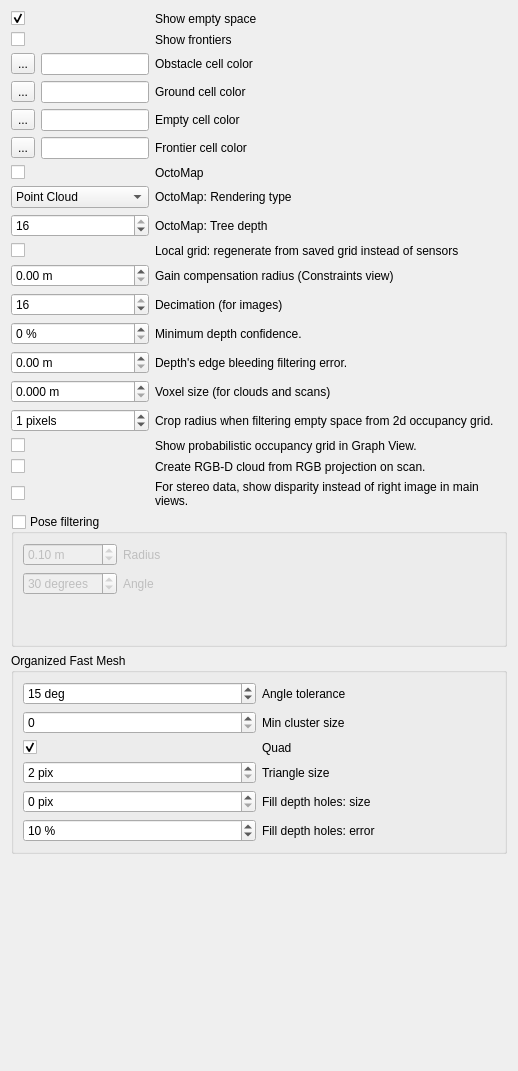
       <widget class="QWidget" name="page_4">
        <property name="geometry">
         <rect>
          <x>0</x>
          <y>0</y>
          <width>518</width>
          <height>1071</height>
         </rect>
        </property>
        <attribute name="label">
         <string>Grid/cloud generation</string>
        </attribute>
        <layout class="QVBoxLayout" name="verticalLayout_16">
         <item>
          <layout class="QGridLayout" name="gridLayout_9" columnstretch="0,1">
           <item row="3" column="1">
            <widget class="QLabel" name="label_octomap_empty_3">
             <property name="text">
              <string>Ground cell color</string>
             </property>
             <property name="wordWrap">
              <bool>true</bool>
             </property>
            </widget>
           </item>
           <item row="14" column="1">
            <widget class="QLabel" name="label_61">
             <property name="text">
              <string>Minimum depth confidence.</string>
             </property>
             <property name="wordWrap">
              <bool>true</bool>
             </property>
            </widget>
           </item>
           <item row="18" column="1">
            <widget class="QLabel" name="label_59">
             <property name="text">
              <string>Show probabilistic occupancy grid in Graph View.</string>
             </property>
             <property name="wordWrap">
              <bool>true</bool>
             </property>
            </widget>
           </item>
           <item row="11" column="0">
            <widget class="QCheckBox" name="checkBox_grid_regenerateFromSavedGrid">
             <property name="text">
              <string/>
             </property>
             <property name="checked">
              <bool>false</bool>
             </property>
            </widget>
           </item>
           <item row="0" column="0">
            <widget class="QCheckBox" name="checkBox_grid_empty">
             <property name="text">
              <string/>
             </property>
             <property name="checked">
              <bool>true</bool>
             </property>
            </widget>
           </item>
           <item row="17" column="0">
            <widget class="QSpinBox" name="spinBox_cropRadius">
             <property name="suffix">
              <string> pixels</string>
             </property>
             <property name="value">
              <number>1</number>
             </property>
            </widget>
           </item>
           <item row="20" column="1">
            <widget class="QLabel" name="label_logger_level_2">
             <property name="text">
              <string>For stereo data, show disparity instead of right image in main views.</string>
             </property>
             <property name="wordWrap">
              <bool>true</bool>
             </property>
            </widget>
           </item>
           <item row="13" column="0">
            <widget class="QSpinBox" name="spinBox_decimation">
             <property name="prefix">
              <string/>
             </property>
             <property name="minimum">
              <number>1</number>
             </property>
             <property name="maximum">
              <number>16</number>
             </property>
             <property name="value">
              <number>16</number>
             </property>
            </widget>
           </item>
           <item row="5" column="0">
            <layout class="QHBoxLayout" name="horizontalLayout_17">
             <item>
              <widget class="QToolButton" name="toolButton_frontierColor">
               <property name="text">
                <string>...</string>
               </property>
              </widget>
             </item>
             <item>
              <widget class="QLineEdit" name="lineEdit_frontierColor">
               <property name="readOnly">
                <bool>true</bool>
               </property>
              </widget>
             </item>
            </layout>
           </item>
           <item row="17" column="1">
            <widget class="QLabel" name="label_57">
             <property name="text">
              <string>Crop radius when filtering empty space from 2d occupancy grid.</string>
             </property>
             <property name="wordWrap">
              <bool>true</bool>
             </property>
            </widget>
           </item>
           <item row="18" column="0">
            <widget class="QCheckBox" name="checkBox_grid_showProbMap">
             <property name="text">
              <string/>
             </property>
             <property name="checked">
              <bool>false</bool>
             </property>
            </widget>
           </item>
           <item row="19" column="1">
            <widget class="QLabel" name="label_60">
             <property name="text">
              <string>Create RGB-D cloud from RGB projection on scan.</string>
             </property>
             <property name="wordWrap">
              <bool>true</bool>
             </property>
            </widget>
           </item>
           <item row="11" column="1">
            <widget class="QLabel" name="label_55">
             <property name="text">
              <string>Local grid: regenerate from saved grid instead of sensors</string>
             </property>
             <property name="wordWrap">
              <bool>true</bool>
             </property>
            </widget>
           </item>
           <item row="10" column="1">
            <widget class="QLabel" name="label_octomap_depth">
             <property name="text">
              <string>OctoMap: Tree depth</string>
             </property>
             <property name="wordWrap">
              <bool>true</bool>
             </property>
            </widget>
           </item>
           <item row="9" column="1">
            <widget class="QLabel" name="label_octomap_cubes">
             <property name="text">
              <string>OctoMap: Rendering type</string>
             </property>
             <property name="wordWrap">
              <bool>true</bool>
             </property>
            </widget>
           </item>
           <item row="2" column="1">
            <widget class="QLabel" name="label_octomap_empty_2">
             <property name="text">
              <string>Obstacle cell color</string>
             </property>
             <property name="wordWrap">
              <bool>true</bool>
             </property>
            </widget>
           </item>
           <item row="12" column="1">
            <widget class="QLabel" name="label_51">
             <property name="text">
              <string>Gain compensation radius (Constraints view)</string>
             </property>
             <property name="wordWrap">
              <bool>true</bool>
             </property>
            </widget>
           </item>
           <item row="1" column="0">
            <widget class="QCheckBox" name="checkBox_grid_frontiers">
             <property name="text">
              <string/>
             </property>
             <property name="checked">
              <bool>false</bool>
             </property>
            </widget>
           </item>
           <item row="19" column="0">
            <widget class="QCheckBox" name="checkBox_cameraProjection">
             <property name="text">
              <string/>
             </property>
             <property name="checked">
              <bool>false</bool>
             </property>
            </widget>
           </item>
           <item row="0" column="1">
            <widget class="QLabel" name="label_octomap_empty">
             <property name="text">
              <string>Show empty space</string>
             </property>
             <property name="wordWrap">
              <bool>true</bool>
             </property>
            </widget>
           </item>
           <item row="1" column="1">
            <widget class="QLabel" name="label_octomap_frontiers">
             <property name="text">
              <string>Show frontiers</string>
             </property>
             <property name="wordWrap">
              <bool>true</bool>
             </property>
            </widget>
           </item>
           <item row="6" column="1">
            <widget class="QLabel" name="label_53">
             <property name="text">
              <string>OctoMap</string>
             </property>
            </widget>
           </item>
           <item row="16" column="1">
            <widget class="QLabel" name="label_54">
             <property name="text">
              <string>Voxel size (for clouds and scans)</string>
             </property>
             <property name="wordWrap">
              <bool>true</bool>
             </property>
            </widget>
           </item>
           <item row="9" column="0">
            <widget class="QComboBox" name="comboBox_octomap_rendering_type">
             <item>
              <property name="text">
               <string>Point Cloud</string>
              </property>
             </item>
             <item>
              <property name="text">
               <string>Cube</string>
              </property>
             </item>
             <item>
              <property name="text">
               <string>Volume</string>
              </property>
             </item>
            </widget>
           </item>
           <item row="10" column="0">
            <widget class="QSpinBox" name="spinBox_grid_depth">
             <property name="prefix">
              <string/>
             </property>
             <property name="minimum">
              <number>0</number>
             </property>
             <property name="maximum">
              <number>16</number>
             </property>
             <property name="value">
              <number>16</number>
             </property>
            </widget>
           </item>
           <item row="12" column="0">
            <widget class="QDoubleSpinBox" name="doubleSpinBox_gainCompensationRadius">
             <property name="suffix">
              <string> m</string>
             </property>
             <property name="decimals">
              <number>2</number>
             </property>
             <property name="minimum">
              <double>0.000000000000000</double>
             </property>
             <property name="maximum">
              <double>10.000000000000000</double>
             </property>
             <property name="singleStep">
              <double>0.010000000000000</double>
             </property>
             <property name="value">
              <double>0.000000000000000</double>
             </property>
            </widget>
           </item>
           <item row="5" column="1">
            <widget class="QLabel" name="label_octomap_frontiers_3">
             <property name="text">
              <string>Frontier cell color</string>
             </property>
             <property name="wordWrap">
              <bool>true</bool>
             </property>
            </widget>
           </item>
           <item row="4" column="1">
            <widget class="QLabel" name="label_octomap_empty_4">
             <property name="text">
              <string>Empty cell color</string>
             </property>
             <property name="wordWrap">
              <bool>true</bool>
             </property>
            </widget>
           </item>
           <item row="13" column="1">
            <widget class="QLabel" name="label_56">
             <property name="text">
              <string>Decimation (for images)</string>
             </property>
             <property name="wordWrap">
              <bool>true</bool>
             </property>
            </widget>
           </item>
           <item row="6" column="0">
            <widget class="QCheckBox" name="checkBox_octomap">
             <property name="text">
              <string/>
             </property>
            </widget>
           </item>
           <item row="3" column="0">
            <layout class="QHBoxLayout" name="horizontalLayout_9">
             <item>
              <widget class="QToolButton" name="toolButton_groundColor">
               <property name="text">
                <string>...</string>
               </property>
              </widget>
             </item>
             <item>
              <widget class="QLineEdit" name="lineEdit_groundColor">
               <property name="readOnly">
                <bool>true</bool>
               </property>
              </widget>
             </item>
            </layout>
           </item>
           <item row="16" column="0">
            <widget class="QDoubleSpinBox" name="doubleSpinBox_voxelSize">
             <property name="suffix">
              <string> m</string>
             </property>
             <property name="decimals">
              <number>3</number>
             </property>
             <property name="minimum">
              <double>0.000000000000000</double>
             </property>
             <property name="maximum">
              <double>99.000000000000000</double>
             </property>
             <property name="singleStep">
              <double>0.010000000000000</double>
             </property>
             <property name="value">
              <double>0.000000000000000</double>
             </property>
            </widget>
           </item>
           <item row="2" column="0">
            <layout class="QHBoxLayout" name="horizontalLayout_11">
             <item>
              <widget class="QToolButton" name="toolButton_obstacleColor">
               <property name="text">
                <string>...</string>
               </property>
              </widget>
             </item>
             <item>
              <widget class="QLineEdit" name="lineEdit_obstacleColor">
               <property name="readOnly">
                <bool>true</bool>
               </property>
              </widget>
             </item>
            </layout>
           </item>
           <item row="20" column="0">
            <widget class="QCheckBox" name="checkBox_showDisparityInsteadOfRight">
             <property name="text">
              <string/>
             </property>
             <property name="checked">
              <bool>false</bool>
             </property>
            </widget>
           </item>
           <item row="4" column="0">
            <layout class="QHBoxLayout" name="horizontalLayout_12">
             <item>
              <widget class="QToolButton" name="toolButton_emptyColor">
               <property name="text">
                <string>...</string>
               </property>
              </widget>
             </item>
             <item>
              <widget class="QLineEdit" name="lineEdit_emptyColor">
               <property name="readOnly">
                <bool>true</bool>
               </property>
              </widget>
             </item>
            </layout>
           </item>
           <item row="15" column="1">
            <widget class="QLabel" name="label_62">
             <property name="text">
              <string>Depth's edge bleeding filtering error.</string>
             </property>
             <property name="wordWrap">
              <bool>true</bool>
             </property>
            </widget>
           </item>
           <item row="15" column="0">
            <widget class="QDoubleSpinBox" name="doubleSpinBox_depthEdgeBleedingError">
             <property name="suffix">
              <string> m</string>
             </property>
             <property name="decimals">
              <number>2</number>
             </property>
             <property name="minimum">
              <double>0.000000000000000</double>
             </property>
             <property name="maximum">
              <double>10.000000000000000</double>
             </property>
             <property name="singleStep">
              <double>0.010000000000000</double>
             </property>
             <property name="value">
              <double>0.000000000000000</double>
             </property>
            </widget>
           </item>
           <item row="14" column="0">
            <widget class="QSpinBox" name="spinBox_depthConfidence">
             <property name="suffix">
              <string> %</string>
             </property>
             <property name="minimum">
              <number>0</number>
             </property>
             <property name="maximum">
              <number>100</number>
             </property>
             <property name="value">
              <number>0</number>
             </property>
            </widget>
           </item>
          </layout>
         </item>
         <item>
          <widget class="QGroupBox" name="groupBox_posefiltering">
           <property name="title">
            <string>Pose filtering</string>
           </property>
           <property name="checkable">
            <bool>true</bool>
           </property>
           <property name="checked">
            <bool>false</bool>
           </property>
           <layout class="QGridLayout" name="gridLayout_12" columnstretch="0,1">
            <item row="4" column="0">
             <widget class="QDoubleSpinBox" name="doubleSpinBox_posefilteringAngle">
              <property name="suffix">
               <string> degrees</string>
              </property>
              <property name="decimals">
               <number>0</number>
              </property>
              <property name="maximum">
               <double>180.000000000000000</double>
              </property>
              <property name="value">
               <double>30.000000000000000</double>
              </property>
             </widget>
            </item>
            <item row="3" column="0">
             <widget class="QDoubleSpinBox" name="doubleSpinBox_posefilteringRadius">
              <property name="suffix">
               <string> m</string>
              </property>
              <property name="minimum">
               <double>0.010000000000000</double>
              </property>
              <property name="value">
               <double>0.100000000000000</double>
              </property>
             </widget>
            </item>
            <item row="3" column="1">
             <widget class="QLabel" name="label_42">
              <property name="text">
               <string>Radius</string>
              </property>
             </widget>
            </item>
            <item row="4" column="1">
             <widget class="QLabel" name="label_43">
              <property name="text">
               <string>Angle</string>
              </property>
             </widget>
            </item>
            <item row="5" column="0">
             <spacer name="verticalSpacer_4">
              <property name="orientation">
               <enum>Qt::Vertical</enum>
              </property>
              <property name="sizeHint" stdset="0">
               <size>
                <width>20</width>
                <height>40</height>
               </size>
              </property>
             </spacer>
            </item>
           </layout>
          </widget>
         </item>
         <item>
          <widget class="QGroupBox" name="groupBox">
           <property name="title">
            <string>Organized Fast Mesh</string>
           </property>
           <layout class="QGridLayout" name="gridLayout_13">
            <item row="3" column="1">
             <widget class="QLabel" name="label_14">
              <property name="text">
               <string>Triangle size</string>
              </property>
             </widget>
            </item>
            <item row="0" column="1">
             <widget class="QLabel" name="label_12">
              <property name="text">
               <string>Angle tolerance</string>
              </property>
             </widget>
            </item>
            <item row="0" column="0">
             <widget class="QSpinBox" name="spinBox_mesh_angleTolerance">
              <property name="suffix">
               <string> deg</string>
              </property>
              <property name="minimum">
               <number>1</number>
              </property>
              <property name="maximum">
               <number>180</number>
              </property>
              <property name="value">
               <number>15</number>
              </property>
             </widget>
            </item>
            <item row="3" column="0">
             <widget class="QSpinBox" name="spinBox_mesh_triangleSize">
              <property name="suffix">
               <string> pix</string>
              </property>
              <property name="minimum">
               <number>2</number>
              </property>
              <property name="maximum">
               <number>99</number>
              </property>
             </widget>
            </item>
            <item row="2" column="1">
             <widget class="QLabel" name="label_13">
              <property name="text">
               <string>Quad</string>
              </property>
             </widget>
            </item>
            <item row="5" column="1">
             <widget class="QLabel" name="label_17">
              <property name="text">
               <string>Fill depth holes: error</string>
              </property>
             </widget>
            </item>
            <item row="5" column="0">
             <widget class="QSpinBox" name="spinBox_mesh_depthError">
              <property name="suffix">
               <string> %</string>
              </property>
              <property name="minimum">
               <number>1</number>
              </property>
              <property name="value">
               <number>10</number>
              </property>
             </widget>
            </item>
            <item row="2" column="0">
             <widget class="QCheckBox" name="checkBox_mesh_quad">
              <property name="text">
               <string/>
              </property>
              <property name="checked">
               <bool>true</bool>
              </property>
             </widget>
            </item>
            <item row="4" column="1">
             <widget class="QLabel" name="label_15">
              <property name="text">
               <string>Fill depth holes: size</string>
              </property>
             </widget>
            </item>
            <item row="4" column="0">
             <widget class="QSpinBox" name="spinBox_mesh_fillDepthHoles">
              <property name="suffix">
               <string> pix</string>
              </property>
              <property name="minimum">
               <number>0</number>
              </property>
              <property name="maximum">
               <number>99</number>
              </property>
              <property name="value">
               <number>0</number>
              </property>
             </widget>
            </item>
            <item row="1" column="1">
             <widget class="QLabel" name="label_20">
              <property name="text">
               <string>Min cluster size</string>
              </property>
             </widget>
            </item>
            <item row="1" column="0">
             <widget class="QSpinBox" name="spinBox_mesh_minClusterSize">
              <property name="suffix">
               <string/>
              </property>
              <property name="minimum">
               <number>0</number>
              </property>
              <property name="maximum">
               <number>999</number>
              </property>
              <property name="value">
               <number>0</number>
              </property>
             </widget>
            </item>
           </layout>
          </widget>
         </item>
         <item>
          <spacer name="verticalSpacer_6">
           <property name="orientation">
            <enum>Qt::Vertical</enum>
           </property>
           <property name="sizeHint" stdset="0">
            <size>
             <width>20</width>
             <height>40</height>
            </size>
           </property>
          </spacer>
         </item>
         <item>
          <spacer name="verticalSpacer_2">
           <property name="orientation">
            <enum>Qt::Vertical</enum>
           </property>
           <property name="sizeHint" stdset="0">
            <size>
             <width>0</width>
             <height>0</height>
            </size>
           </property>
          </spacer>
         </item>
        </layout>
       </widget>
